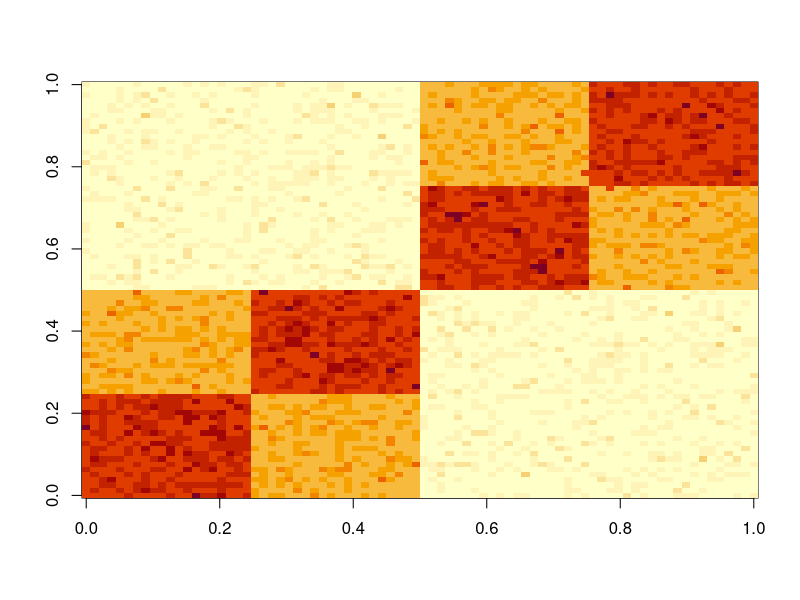
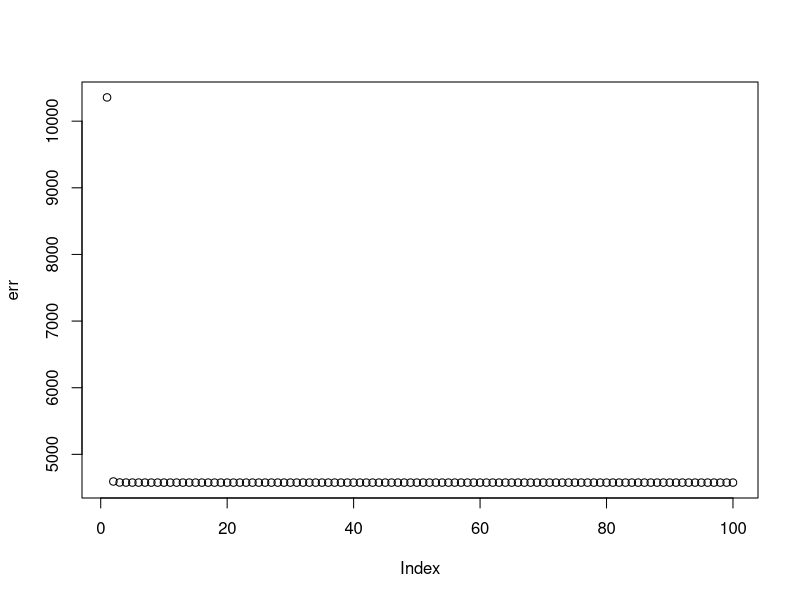
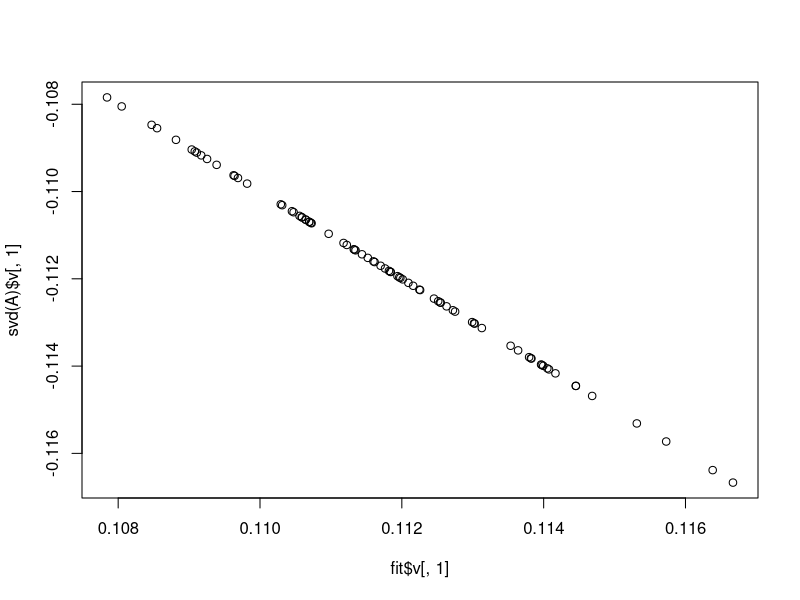
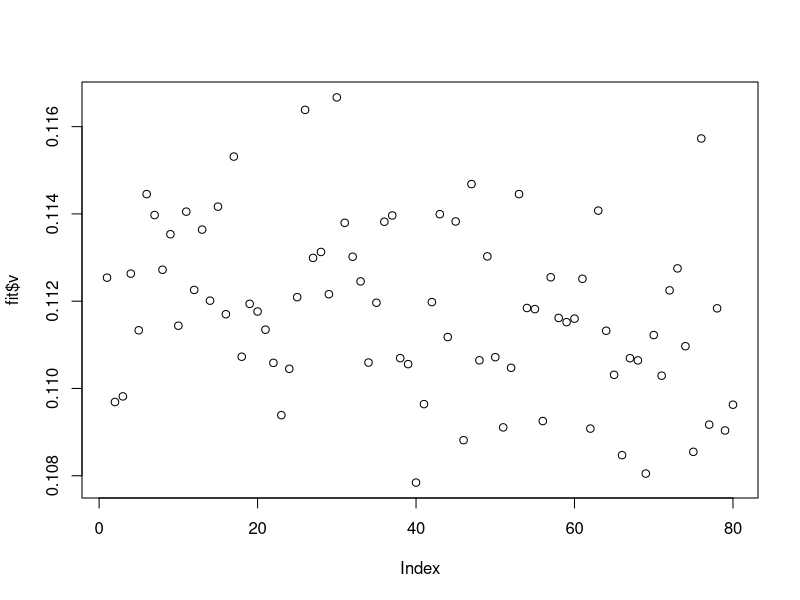
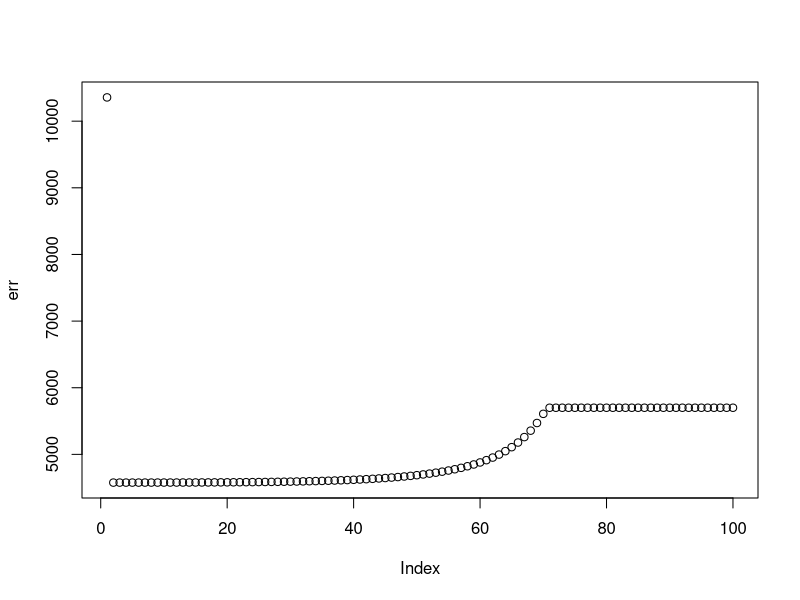
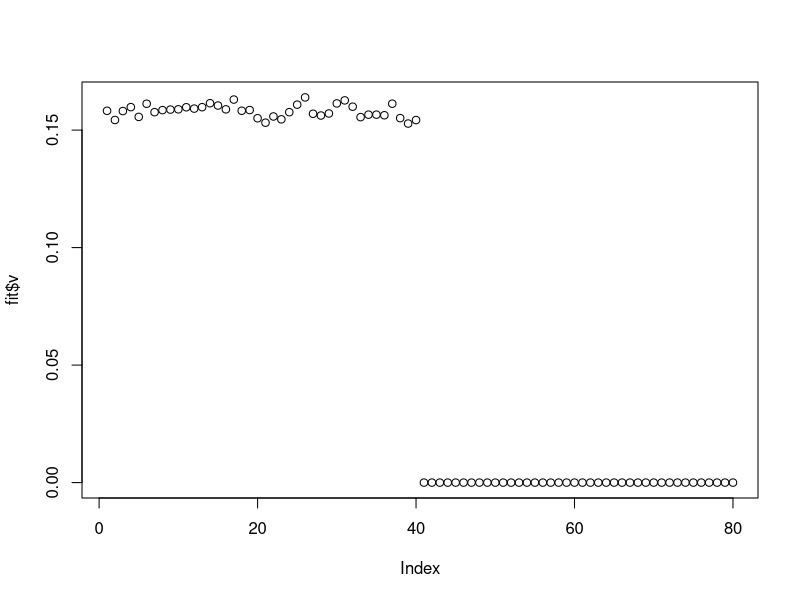
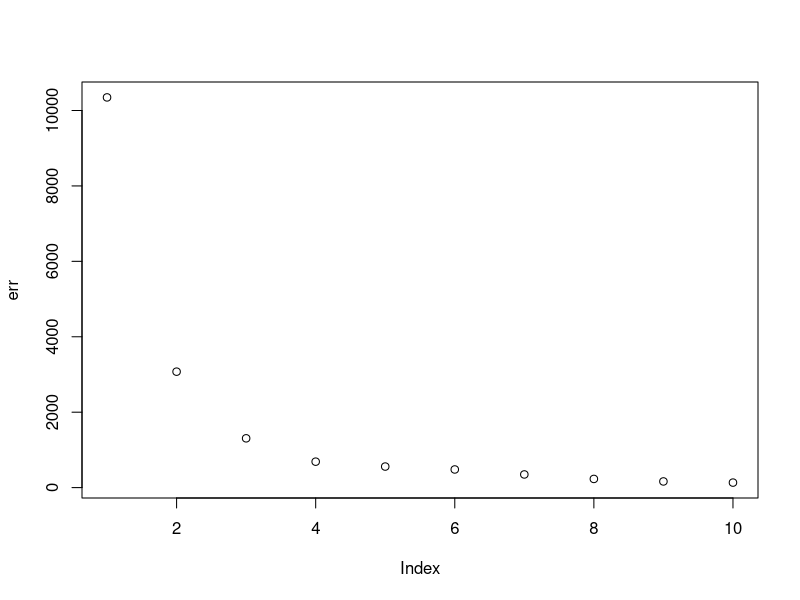
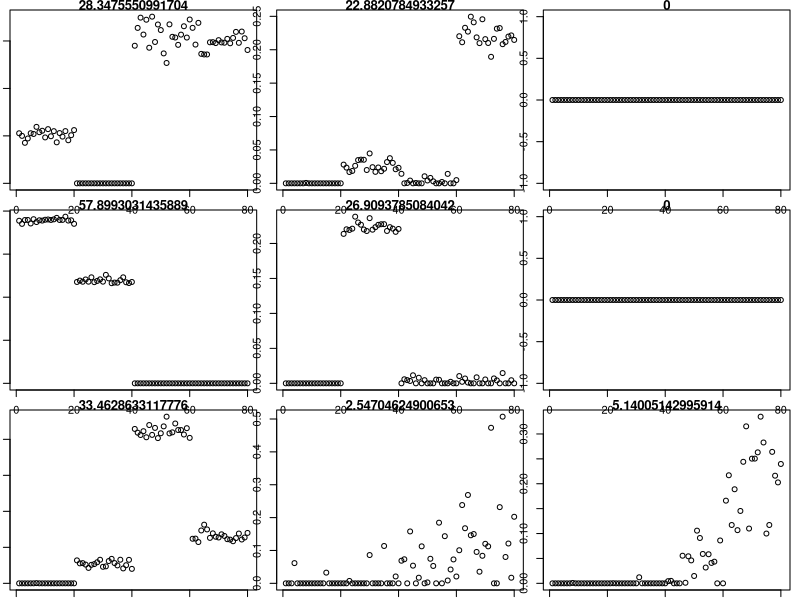

Here is the R script that generated these plots, in order:
## ---- chunk 1
# minimize ||S - vDv'|| + \lambda \sum abs(v) subject to v>0 
# lambda is the strength of the L1 penalty
sym_nmf_update = function(S,v,d,lambda=0){
  K = ncol(v)
  for(k in 1:K){
    U = v[,-k,drop=FALSE]
    D = diag(d[-k],nrow=length(d[-k]))
    
    newv = pmax(S %*% v[,k,drop=FALSE] - U %*% D %*% t(U) %*% v[,k,drop=FALSE] - lambda,0)
    if(!all(newv==0)){
      v[,k] = newv/sqrt(sum(newv^2))
    } else {
      v[,k] = newv
    }
    d[k] = t(v[,k]) %*% S %*% v[,k] - t(v[,k]) %*% U %*% D %*% t(U) %*% v[,k] 
  }
  return(list(v=v,d=d))
}

# this is a simplified version for the rank 1 update for testing
sym_nmf_update_r1= function(S,v,d,lambda=0){
  v = pmax(S %*% v - lambda,0)
  v = v/sqrt(sum(v^2))
  d = t(v) %*% S %*% v
  return(list(v=cbind(v),d=as.vector(d)))
}

compute_sqerr = function(S,fit){
  sum((S-fit$v %*% diag(fit$d,nrow=length(fit$d)) %*% t(fit$v))^2)
}
## ---- chunk 2
set.seed(1)
n = 40
x = cbind(c(rep(1,n),rep(0,n)), c(rep(0,n),rep(1,n)), c(rep(1,n/2),rep(0,3*n/2)), c(rep(0,n/2), rep(1,n/2), rep(0,n)), c(rep(0,n),rep(1,n/2),rep(0,n/2)), c(rep(0,3*n/2),rep(1,n/2)))
E = matrix(0.1*rexp(2*n*2*n),nrow=2*n)
E = E+t(E) #symmetric errors
A = x %*% t(x) + E
image(A)
## ---- chunk 3
set.seed(1)
K = 1
v = matrix(nrow=2*n,ncol=K)
for(k in 1:K){
  v[,k] = pmax(cbind(rnorm(2*n)),0) # initialize v
  v[,k] = v[,k]/sum(v[,k]^2)
}
d = rep(1,K)

fit = list(v=v,d=d)
err = rep(0,10)
err[1] = compute_sqerr(A,fit)
for(i in 2:100){
  fit = sym_nmf_update(A,fit$v,fit$d)
  err[i] = compute_sqerr(A,fit)
}
plot(err)
plot(fit$v[,1],svd(A)$v[,1])
plot(fit$v)
## ---- chunk 4
set.seed(1)
K = 1
v = matrix(nrow=2*n,ncol=K)
for(k in 1:K){
  v[,k] = pmax(cbind(rnorm(2*n)),0) # initialize v
  v[,k] = v[,k]/sum(v[,k]^2)
}
d = rep(1,K)

fit = list(v=v,d=d)
err = rep(0,10)
err[1] = compute_sqerr(A,fit)
for(i in 2:100){
  fit = sym_nmf_update(A,fit$v,fit$d,lambda=0)
  err[i] = compute_sqerr(A,fit)
}

for(i in 2:100){
  fit = sym_nmf_update(A,fit$v,fit$d,lambda=2)
  err[i] = compute_sqerr(A,fit)
}
plot(err)
plot(fit$v)
## ---- chunk 5
set.seed(1)
K = 9
V = matrix(rnorm(K*2*n),ncol=K)
for(k in 1:K){
  V[,k] = pmax(V[,k],0) # initialize V
  V[,k] = V[,k]/sum(V[,k]^2)
}
d = rep(1,K)

fit = list(v=V,d=d)
err = rep(0,10)
err[1] = sum((A-fit$v %*% diag(fit$d) %*% t(fit$v))^2)
for(i in 2:10){
  fit = sym_nmf_update(A,fit$v,fit$d)
  err[i] = sum((A-fit$v %*% diag(fit$d) %*% t(fit$v))^2)
}
plot(err)

par(mfcol=c(3,3),mai=rep(0.1,4))
for(i in 1:9){plot(fit$v[,i],main=paste0(fit$d[i]))}
## ---- chunk 6
par(mfcol=c(1,1),mai=c(0.4,0.4,0.4,0.4))
fitted = fit$v %*% diag(fit$d) %*% t(fit$v)
plot(as.vector(fitted),as.vector(A))
plot(as.vector(x %*% t(x)),as.vector(A))

compute_sqerr(A,fit)
compute_sqerr(A,fit=list(v=x,d=rep(1,6)))
